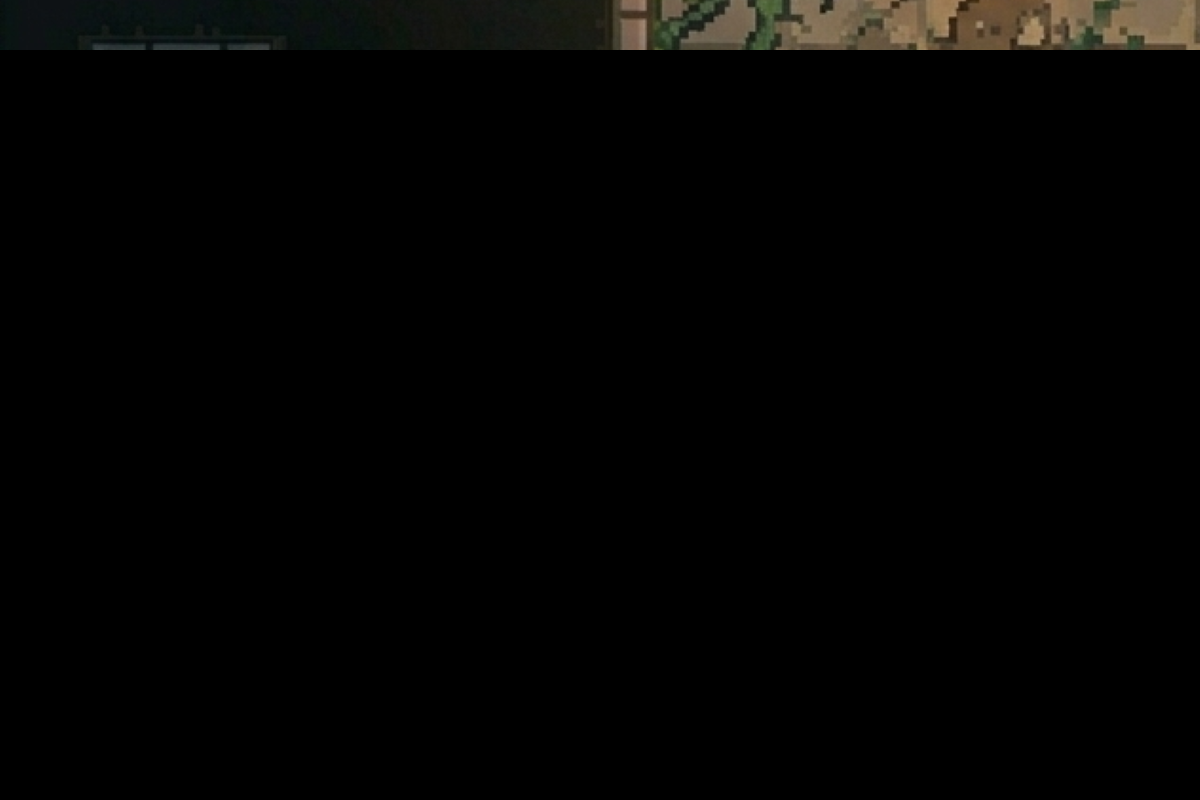

Rendered tile map (Tiled .tmx) drawn with the repository's tilesets; below, a short description and the full map source, tile grids included:
An orthogonal 24x16 tile map with 50x50 px tiles, 1 tile layer (Tile Layer 1) and 9 objects.

<map version="1.10" tiledversion="1.12.1" orientation="orthogonal" renderorder="right-down" width="24" height="16" tilewidth="50" tileheight="50" infinite="0" nextlayerid="6" nextobjectid="12">
 <tileset firstgid="1" source="BGnw.tsx" />
 <layer id="1" name="Tile Layer 1" width="24" height="16">
  <data encoding="csv">
1,0,0,0,0,0,0,0,0,0,0,0,0,0,0,0,0,0,0,0,0,0,0,0,
0,0,0,0,0,0,0,0,0,0,0,0,0,0,0,0,0,0,0,0,0,0,0,0,
0,0,0,0,0,0,0,0,0,0,0,0,0,0,0,0,0,0,0,0,0,0,0,0,
0,0,0,0,0,0,0,0,0,0,0,0,0,0,0,0,0,0,0,0,0,0,0,0,
0,0,0,0,0,0,0,0,0,0,0,0,0,0,0,0,0,0,0,0,0,0,0,0,
0,0,0,0,0,0,0,0,0,0,0,0,0,0,0,0,0,0,0,0,0,0,0,0,
0,0,0,0,0,0,0,0,0,0,0,0,0,0,0,0,0,0,0,0,0,0,0,0,
0,0,0,0,0,0,0,0,0,0,0,0,0,0,0,0,0,0,0,0,0,0,0,0,
0,0,0,0,0,0,0,0,0,0,0,0,0,0,0,0,0,0,0,0,0,0,0,0,
0,0,0,0,0,0,0,0,0,0,0,0,0,0,0,0,0,0,0,0,0,0,0,0,
0,0,0,0,0,0,0,0,0,0,0,0,0,0,0,0,0,0,0,0,0,0,0,0,
0,0,0,0,0,0,0,0,0,0,0,0,0,0,0,0,0,0,0,0,0,0,0,0,
0,0,0,0,0,0,0,0,0,0,0,0,0,0,0,0,0,0,0,0,0,0,0,0,
0,0,0,0,0,0,0,0,0,0,0,0,0,0,0,0,0,0,0,0,0,0,0,0,
0,0,0,0,0,0,0,0,0,0,0,0,0,0,0,0,0,0,0,0,0,0,0,0,
0,0,0,0,0,0,0,0,0,0,0,0,0,0,0,0,0,0,0,0,0,0,0,0
</data>
 </layer>
 <objectgroup id="2" name="Up Walls">
  <object id="2" x="96" y="110" width="446" height="20" />
  <object id="3" x="522" y="240" width="676" height="26" />
 </objectgroup>
 <objectgroup id="3" name="Left Walls">
  <object id="4" x="92" y="120" width="24" height="504" />
  <object id="5" x="618" y="534" width="24" height="264" />
 </objectgroup>
 <objectgroup id="4" name="Right Walls">
  <object id="6" x="522" y="110" width="20" height="156" />
  <object id="10" x="524" y="534" width="18" height="88" />
  <object id="11" x="1286" y="316" />
 </objectgroup>
 <objectgroup id="5" name="Bottom Walls">
  <object id="8" x="90" y="604" width="452" height="18" />
  <object id="9" x="526" y="534" width="116" height="16" />
 </objectgroup>
</map>
